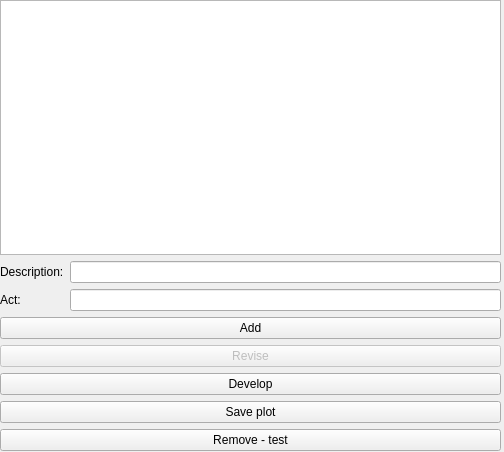
<?xml version="1.0" encoding="UTF-8"?>
<ui version="4.0">
 <class>WriterWindow</class>
 <widget class="QWidget" name="WriterWindow">
  <property name="geometry">
   <rect>
    <x>0</x>
    <y>0</y>
    <width>504</width>
    <height>452</height>
   </rect>
  </property>
  <property name="windowTitle">
   <string>Form</string>
  </property>
  <widget class="QWidget" name="verticalLayoutWidget">
   <property name="geometry">
    <rect>
     <x>0</x>
     <y>0</y>
     <width>501</width>
     <height>451</height>
    </rect>
   </property>
   <layout class="QVBoxLayout" name="verticalLayout">
    <item>
     <widget class="QTableView" name="tableView"/>
    </item>
    <item>
     <layout class="QFormLayout" name="formLayout">
      <item row="0" column="0">
       <widget class="QLabel" name="label">
        <property name="text">
         <string>Description:</string>
        </property>
       </widget>
      </item>
      <item row="0" column="1">
       <widget class="QLineEdit" name="lineEdit"/>
      </item>
      <item row="1" column="0">
       <widget class="QLabel" name="label_2">
        <property name="text">
         <string>Act:</string>
        </property>
       </widget>
      </item>
      <item row="1" column="1">
       <widget class="QLineEdit" name="lineEdit_2"/>
      </item>
     </layout>
    </item>
    <item>
     <widget class="QPushButton" name="pushButton">
      <property name="text">
       <string>Add</string>
      </property>
     </widget>
    </item>
    <item>
     <widget class="QPushButton" name="pushButton_2">
      <property name="enabled">
       <bool>false</bool>
      </property>
      <property name="text">
       <string>Revise</string>
      </property>
     </widget>
    </item>
    <item>
     <widget class="QPushButton" name="pushButton_3">
      <property name="text">
       <string>Develop</string>
      </property>
     </widget>
    </item>
    <item>
     <widget class="QPushButton" name="pushButton_4">
      <property name="text">
       <string>Save plot</string>
      </property>
     </widget>
    </item>
    <item>
     <widget class="QPushButton" name="pushButton_5">
      <property name="text">
       <string>Remove - test</string>
      </property>
     </widget>
    </item>
   </layout>
  </widget>
 </widget>
 <resources/>
 <connections/>
</ui>
